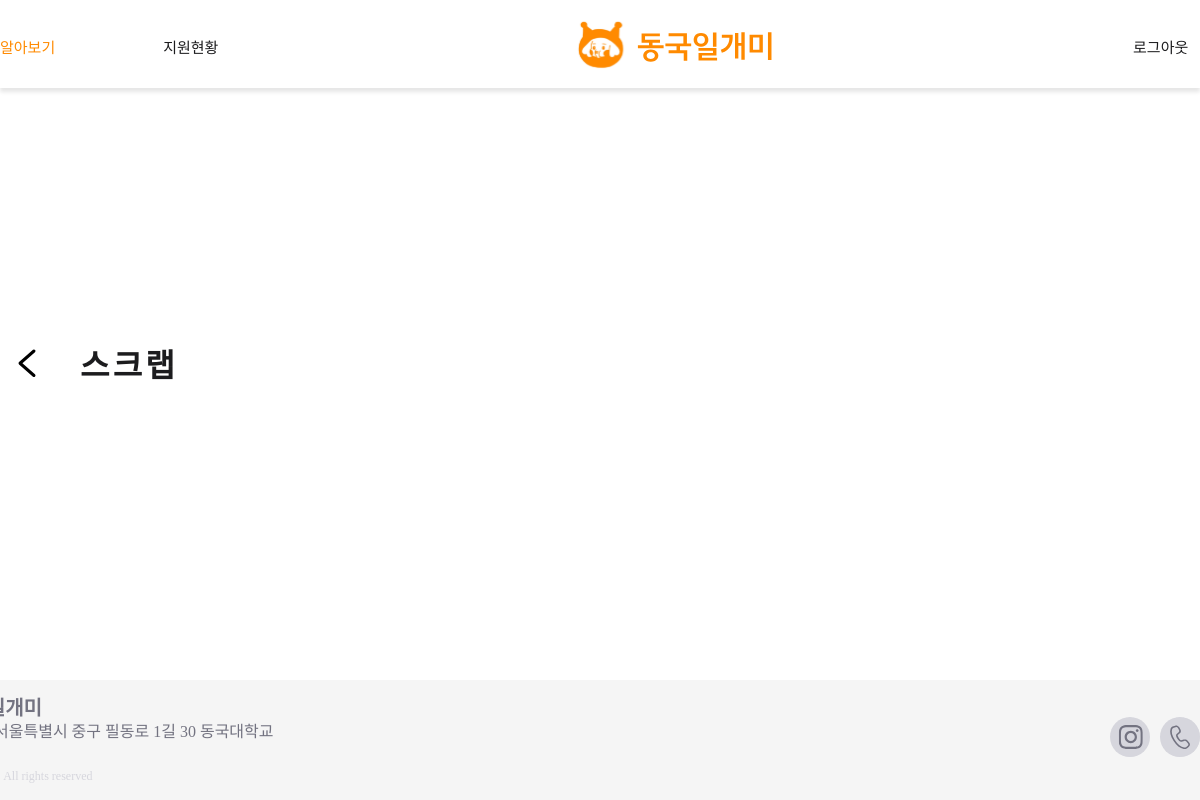
/users/student-myscrap/ (signed in), run on an earlier commit of the app's database.
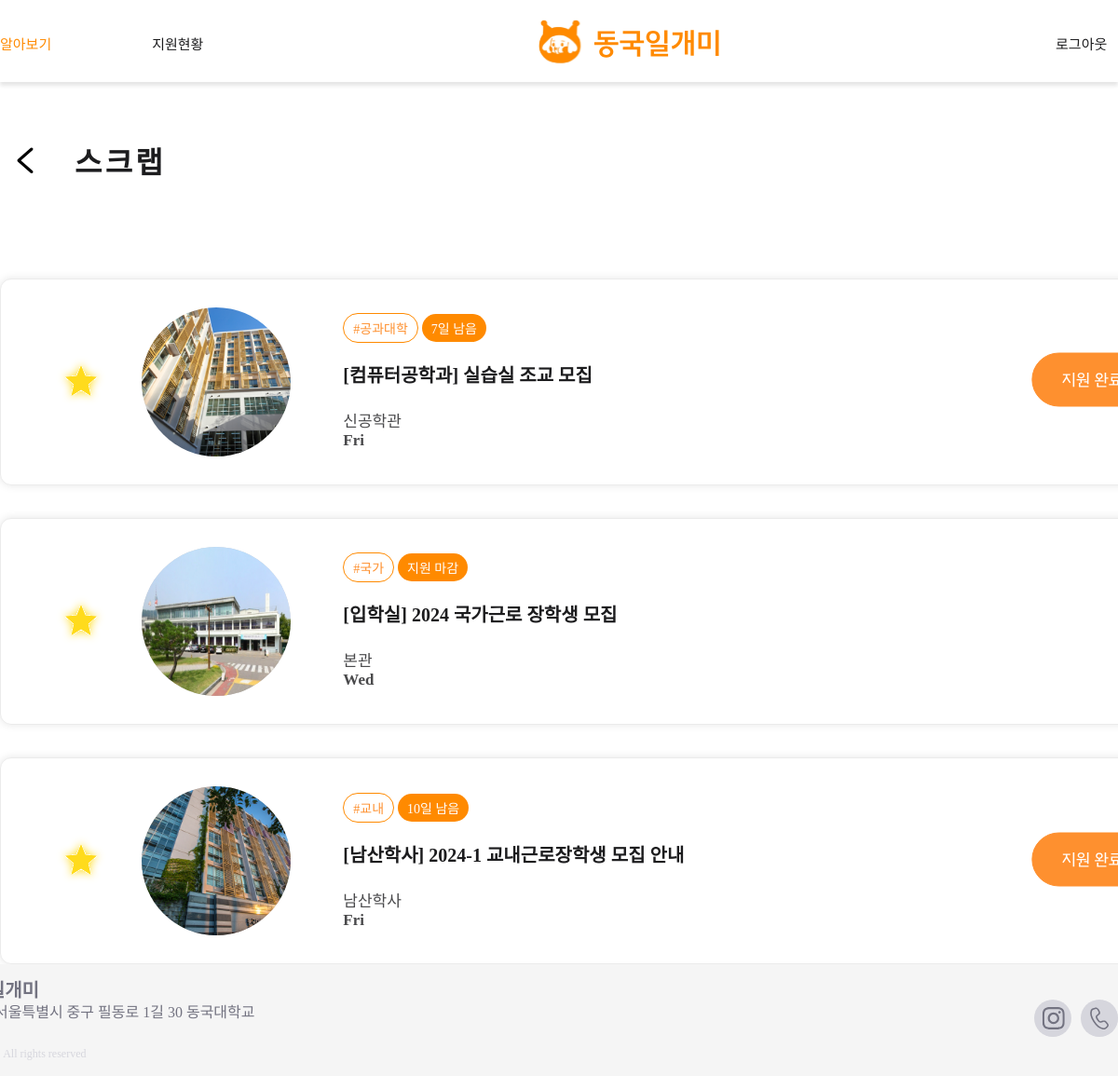
And on a later commit of the database.
### main/models.py (models this page shows, shortened)
class Post(models.Model):
    writer = models.ForeignKey(User, null=False, blank=False, on_delete=models.CASCADE)
    title = models.CharField(max_length=50)
    organization = models.CharField(max_length=50, null=True)
    department = models.CharField(max_length=50, null=True)
    is_income_bracket = models.PositiveIntegerField(null=False, default=0) #boolean
    start_date = models.DateField(null=True)
    end_date = models.DateField(null=True)
    deadline = models.DateField(null=True)
    day_left = models.IntegerField(null=True)#남은날짜
    place = models.CharField(max_length=50, blank=False)
    time = models.TextField(max_length=50, null=False)
    recruitment = models.PositiveIntegerField(default=0)
    wage = models.PositiveIntegerField(null=True, default=0)
    body = models.TextField()
    file = models.ImageField(upload_to="post/", blank=True, null=True)
    pub_date = models.DateTimeField()
    scrap = models.ManyToManyField(User, related_name='scraped', blank=True, default=None)
    scrap_count = models.PositiveIntegerField(default=0)
    applicated_count = models.PositiveIntegerField(default=0)

### users/views.py (the view)
# urls.py: path('student-myscrap/', student_myscrap, name="student-myscrap"),
def student_myscrap(request):
    scraped_posts = request.user.scraped.all()
    post_data = []
    for post in scraped_posts:
        has_application = Application.objects.filter(post=post, writer=request.user).exists()
        post_data.append({'post': post, 'has_application': has_application})
    return render(request, 'users/student_myscrap.html', {'post_data': post_data})

### users/templates/users/student_myscrap.html (shortened to what the changed rows need)
{% extends 'base.html' %}
{% load static %}
{% block content %}
<link
    rel="stylesheet"
    type="text/css"
    href="{% static 'css/users/staff_mypost.css'%}"
/>
<div class="content" id="main2">
    {% if post_data %}
        {% for data in post_data %}
        <div class="card">
            <form action="{% url 'main:scraps' data.post.id %}" method='POST'>
                <button name="star" class="star" value="none">
                    {% if request.user in data.post.scrap.all %}
                        <img src="{% static 'images/icons/blink_star.svg' %}"/>
                    {% else %}
                        <img src="{% static 'images/icons/star.svg' %}"/>
                    {% endif %}
                </button>
            </form>
            <span class="photo">
                <span class="architecture">
                    {% if data.post.place == '경영/사회과학관' %}
                        <img src="{% static 'images/buildings/경영사회과학관.png' %}" alt="cardImage">
                    {% elif data.post.place == '과학관' %}
                        <img src="{% static 'images/buildings/과학관.png' %}" alt="cardImage" >
                    {% elif data.post.place == '남산학사' %}
                        <img src="{% static 'images/buildings/남산학사.png' %}" alt="cardImage" >
                    {% elif data.post.place == '다향관' %}
                        <img src="{% static 'images/buildings/다향관.png' %}" alt="cardImage" >
                    {% elif data.post.place == '명진관' %}
                        <img src="{% static 'images/buildings/명진관.png' %}" alt="cardImage" >
                    {% elif data.post.place == '법학/만해관' %}
                        <img src="{% static 'images/buildings/법학만해관.png' %}" alt="cardImage" >
                    {% elif data.post.place == '본관' %}
                        <img src="{% static 'images/buildings/본관.png' %}" alt="cardImage" >
                    {% elif data.post.place == '신공학관' %}
                        <img src="{% static 'images/buildings/신공학관.png' %}" alt="cardImage" >
                    {% elif data.post.place == '원흥관' %}
                        <img src="{% static 'images/buildings/원흥관.png' %}" alt="cardImage" >
                    {% elif data.post.place == '정보문화관' %}
                        <img src="{% static 'images/buildings/정보문화관.png' %}" alt="cardImage" >
                    {% elif data.post.place == '중앙도서관' %}
                        <img src="{% static 'images/buildings/중앙도서관.png' %}" alt="cardImage" >
                    {% elif data.post.place == '학림관' %}
                        <img src="{% static 'images/buildings/학림관.png' %}" alt="cardImage" >
                    {% elif data.post.place == '학술문화관' %}
                        <img src="{% static 'images/buildings/학술문화관.png' %}" alt="cardImage" >
                    {% elif data.post.place == '혜화관' %}
                        <img src="{% static 'images/buildings/혜화관.png' %}" alt="cardImage" >
                    {% elif data.post.place == '기타' %}
                        <img src="{% static 'images/buildings/기타.png' %}" alt="cardImage" >
                    {% endif %}
                </span>
            </span>
            <span class="detail">
                <div class="information">
                    <span class="info classification small orange">
                        #{{data.post.department}}
                    </span>
                    <span class="info date small white">
                        {% if data.post.day_left >= 0 %}
                            {{ data.post.day_left }}일 남음
                        {% else %}
                            지원 마감
                        {% endif %}
                    </span>
                </div>
                <a class="title Caption big" href="{% url 'main:post-detail' data.post.id %}">
                    [{{data.post.organization}}] {{data.post.title}}
                </a>
                <div class="Caption light up">
                    <div>{{data.post.place}}</div>
                    <div>{{data.post.time}}</div>
                </div>
            </span>
            {% if data.has_application %}
            <div class="more_info">
                <img src="{% static 'images/icons/complete_applicate.svg' %}"/>
            </div>
            {% endif %}
        </div>
        {% endfor %}
    {% endif %}
</div>
{% endblock %}

What changed in the data, as far as the page shows it:
now on this page (row edited): Post: post.department "공과대학", post.day_left "7", post.organization "컴퓨터공학과", post "실습실 조교 모집", post.place "신공학관", post.time "Fri"
now on this page (row edited): Post: post.department "국가", day_left "지원 마감", post.organization "입학실", post "2024 국가근로 장학생 모집", post.place "본관", post.time "Wed"
now on this page (row edited): Post: post.department "교내", post.day_left "10", post.organization "남산학사", post "2024-1 교내근로장학생 모집 안내", post.place "남산학사", post.time "Fri"
